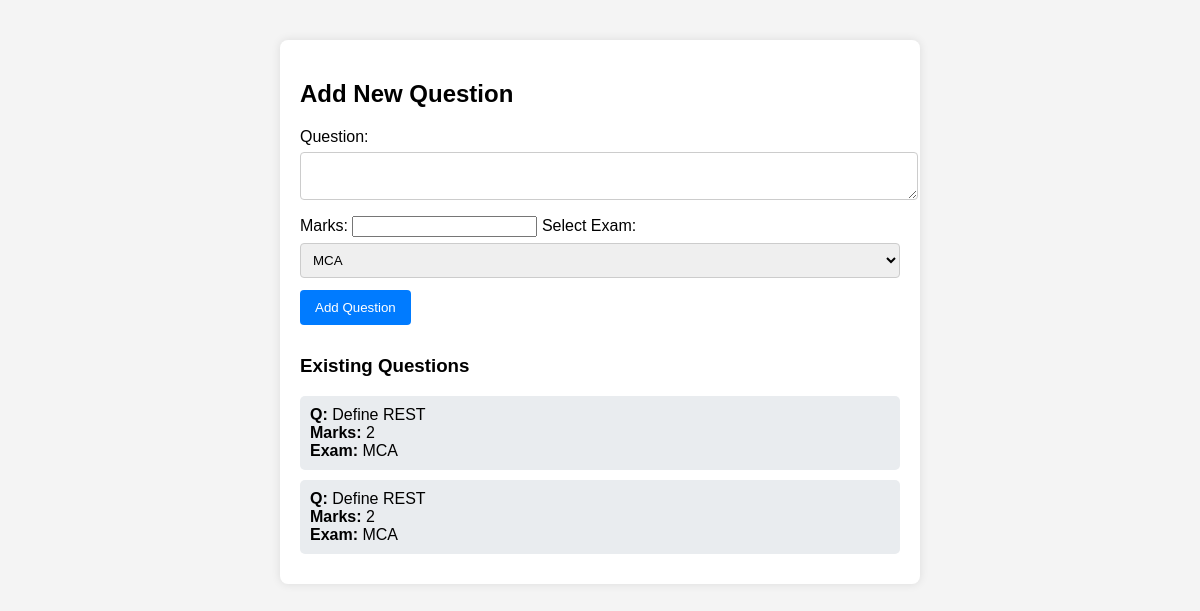
/fac_questions/, run on an earlier commit of the app's database.
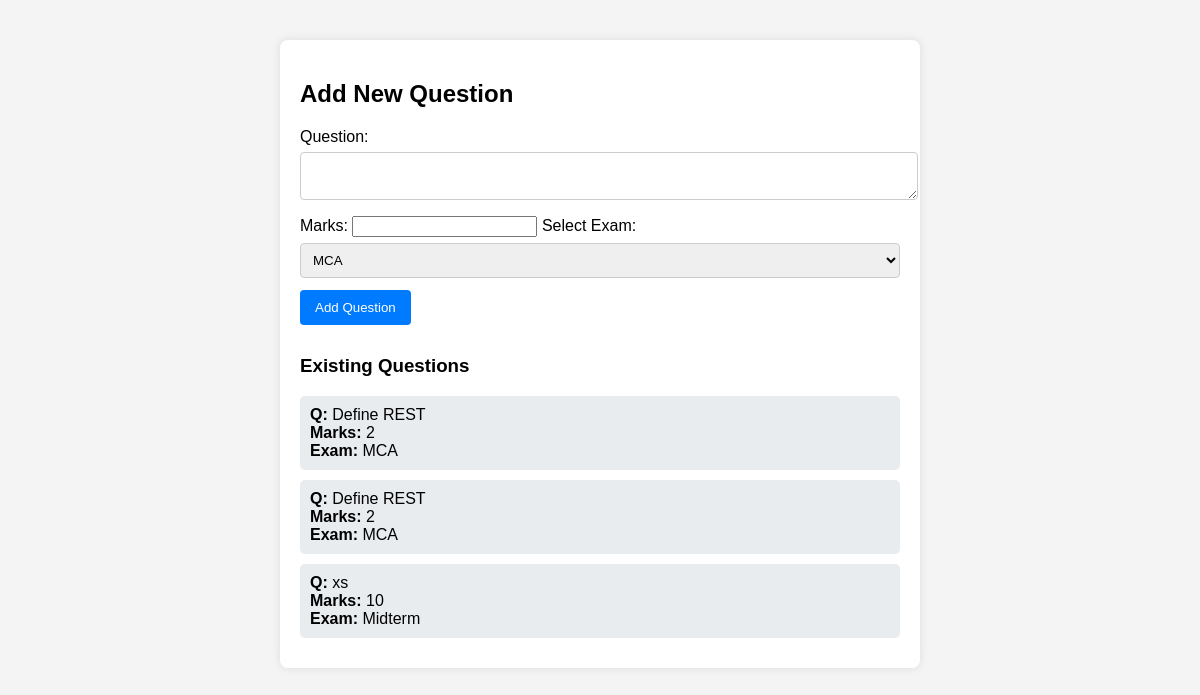
And on a later commit of the database.
### members/models.py (models this page shows)
class Question(models.Model):
    que = models.TextField(max_length=200)
    marks = models.IntegerField()
    exam = models.ForeignKey(Exam, on_delete=models.CASCADE)

class Exam(models.Model):
    exam = models.CharField(max_length=10)
    create = models.DateField(auto_now_add=True)
    startdate = models.DateField()
    enddate = models.DateField()
    faculty = models.ForeignKey(Faculty, on_delete=models.CASCADE)

### members/views.py (the view, shortened to what this page needs)
# urls.py: path('fac_questions/', fac_questions, name='fac_questions'),
def fac_questions(request):
    exams = Exam.objects.all()
    questions= Question.objects.all()
    return render(request, 'fac_questions.html', {'exam': exams,
                                                  'questions':questions})

### members/Templates/fac_questions.html (shortened to what this page needs)
{% load static %}
<!DOCTYPE html>
<html lang="en">
<head>
</head>
<body>
<div class="container">
    <h2>Add New Question</h2>
    <form method="POST">
        <label for="que">Question:</label>
        <textarea name="que" id="que" maxlength="200" required></textarea>
        <label for="marks">Marks:</label>
        <input type="number" name="marks" id="marks" required>
        <label for="exam">Select Exam:</label>
        <select name="exam" id="exam" required>
            {% for exam in exam %}
                <option value="{{ exam.id }}">{{exam.exam}}</option>
            {% endfor %}
        </select>
        <button type="submit">Add Question</button>
    </form>
    <div class="question-list">
        <h3>Existing Questions</h3>
        {% for question in questions %}
            <div class="question-item">
                <strong>Q:</strong> {{ question.que }}<br>
                <strong>Marks:</strong> {{ question.marks }}<br>
                <strong>Exam:</strong> {{ question.exam.exam }}
            </div>
        {% empty %}
            <p>No questions added yet.</p>
        {% endfor %}
    </div>
</div>
</body>
</html>

### members/Templates/fac_questions.html (style rules this page uses)
body { font-family: Arial, sans-serif; margin: 40px; background-color: #f4f4f4; }
.container { background: white; padding: 20px; border-radius: 8px; max-width: 600px; margin: auto; box-shadow: 0 0 10px rgba(0,0,0,0.1); }
input[type="text"], textarea, select { width: 100%; padding: 8px; margin-top: 6px; margin-bottom: 12px; border-radius: 4px; border: 1px solid #ccc; }
button { padding: 10px 15px; background-color: #007bff; border: none; color: white; border-radius: 4px; cursor: pointer; }
.question-list { margin-top: 30px; }
.question-item { background: #e9ecef; padding: 10px; margin-bottom: 10px; border-radius: 5px; }

What changed in the data, as far as the page shows it:
added Question: que "xs", marks "10", exam.exam "Midterm"
